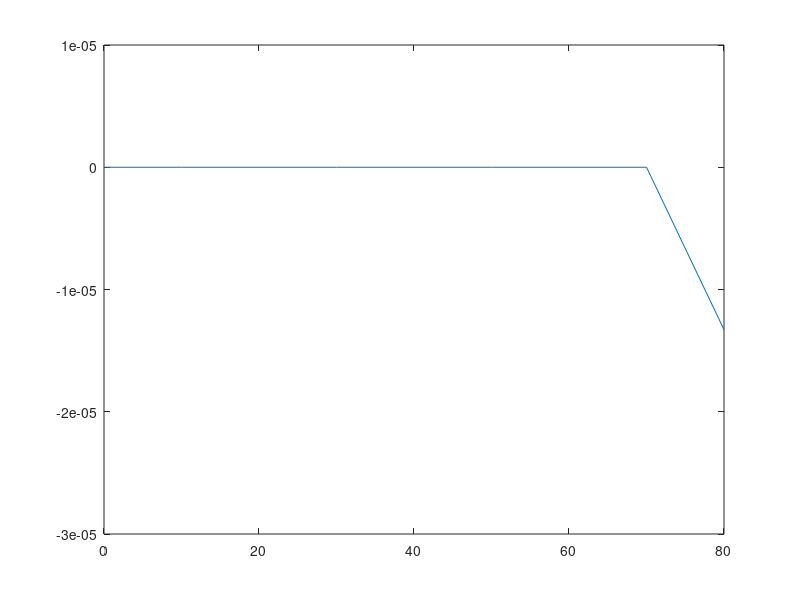

This figure's MATLAB source:

clear all;

%% Repulsive forces variables
ep_0    = 8.85e-12;                 % Dielectric permittivity in vaccum
ep_r    = 80;                       % Relatively dielectric permittivity of water
a_p     = 0.68;                     % Bacteria's radius
psi_p   = -36.32;                   % Zeta potential bacteria
psi_c   = -14.06;                   % Zeta potential clay
k       = 7.1725e-12;               % Debye's length 2.9059e16
h       = [0.05 10 20 30 40 50 60 70 80];       % Separation distance
phi_edl = [0 0 0 0 0 0 0 0 0];            % Repulsive force

%% Attractive forces variables
A       = 6.5e-21;                  % Hamaker constant for interaction media
lambda  = 100;                      % Wavelength of dielectric
phi_vdw = [0 0 0 0 0 0 0 0 0];            % Attraction forces

final = [0 0 0 0 0 0 0 0 0];              % Final value


%% Repulsive force equation

for i = 1:9
phi_edl(i) = pi * ep_0 * ep_r * a_p *...
    (... 
    (2 * psi_p * psi_c * ...
    log((1 + exp(-k * h(i)))/(1 - exp(-k * h(i)))) + ...
    (psi_p^2 + psi_c^2) * log(1 - exp(-2 * k * h(i)))...
    )...
    );
end

%% Attractive forces equation

for j = 1:9
    phi_vdw(j) = ((-A* a_p) / 6 * h(j)) * (1 + ((14 * h(j))/(lambda)))^-1;
end

%% Final equation
for k = 1:9
    final(j) = phi_edl(j) + phi_vdw(j);
end


%% Plot 
plot(h, final);
ylim([-0.00003 0.00001]);





